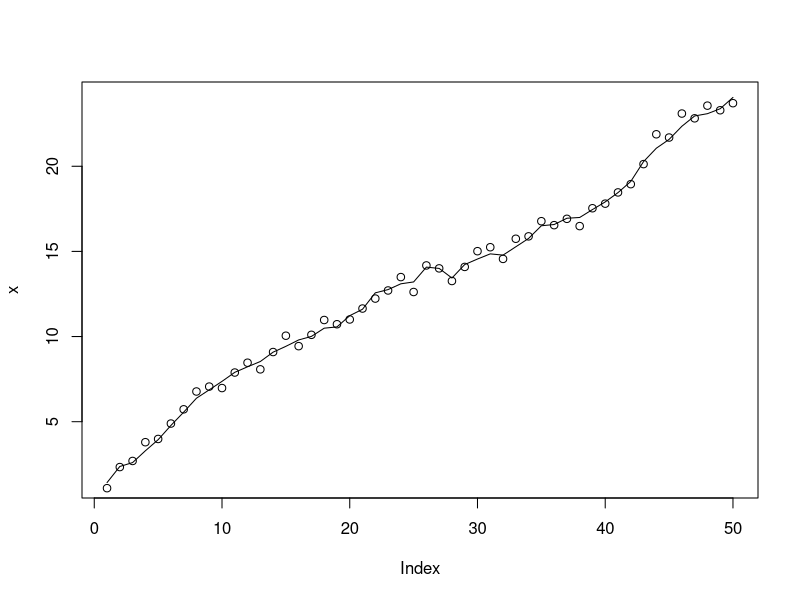

The R source for this figure: (Note: this script raises an error after producing the figure.)
#################################################################
##  Univariate state-space models
##  Example 2.  The hidden x is a random walk.
#################################################################

##  BUT we fit with a linear regression

#x is the "hidden" trend we want to find
#x(t)=x(t-1)+slope+w(t), w(t)~N(0,q)
#x(0)=intercept
intercept=1
slope=0.5
q=.1
r=.1
n=50
t=1:n
x=intercept+slope+rnorm(1,0,sqrt(q))
for(i in 2:n) x[i]=x[i-1]+slope+rnorm(1,0,sqrt(q))
plot(x,xlim=c(1,n),type="l")

#y is our observation of x with error
y=x+rnorm(n,0,sqrt(r))
points(y)

#How do we deal with x being a random walk??
#Let's just fit a straight line

#Let's write x as a AR-1 model and y as an observation of that
#x(t) = x(t-1) + slope + w(t), w(t)~N(0,0)  so w(t)=0
#x(0) = intercept
#y(t) = x(t) + v(t), v(t)~N(0,r)
mod.list=list(
  U=matrix("slope"),
  x0=matrix("intercept"),
  B=matrix(1),
  Q=matrix(0),
  Z=matrix(1),
  A=matrix(0),
  R=matrix("r"),
  tinitx=0)

fit2=MARSS(y,model=mod.list)
lines(fit2$states[1,], col="blue", lwd=2)
title("fit is blue; true x is black")
est.slope=coef(fit2)$U[,1]
est.intercept=coef(fit2)$x0[,1]
est.r=coef(fit2)$R[,1]

readline("Continue?")

#Let's forecast our OBSERVATIONS forward 10 time steps
#x(t+1)=x(t)+slope
#y(t+1)=x(t+1)+v(t+1), v(t)~N(0,r)
#First let's set up our estimated x
#The last x at t=max(t)
x.est.end = fit2$states[1,n]
t.forward = 50

#Let's first add the the real x and observations
#this bit is to set up the x and y lims
x.est.end = fit2$states[1,n]
x.mean.forecast = x.est.end + est.slope*(1:t.forward)
ylims=c(x[n-9]-(r+q*t.forward),x.mean.forecast[t.forward]+(r+q*t.forward))
xlims=c(n-9,n+t.forward)

plot((n-9):n, x[(n-9):n],xlim=xlims,ylim=ylims,type="l",ylab="y",xlab="t")
points(y)
title(paste("forecast with",n,"data points for estimation\nblue is estimate; red is true"))

#Now let's forecast 1000 times using our estimates
x.forecast = x.est.end + est.slope*(1:t.forward)
for(i in 1:1000){
  y.forecast = x.forecast + rnorm(t.forward,0,sqrt(est.r))
  jit=rnorm(1,0,.1)-.25
  points(n+1:t.forward+jit,y.forecast,pch=".",col="blue")
}

#Now let's forecast 1000 times the real x model
x.end = x[n]

for(i in 1:1000){
  x.true.forecast = x.end + slope + rnorm(1,0,sqrt(q))
  for(i in 2:t.forward) x.true.forecast[i]=x.true.forecast[i-1]+slope+rnorm(1,0,sqrt(q))
  y.true.forecast = x.true.forecast + rnorm(t.forward,0,sqrt(r))
  jit=rnorm(1,0,.1)+.25
  points(n+1:t.forward+jit,y.true.forecast,pch=".",col="red")
}